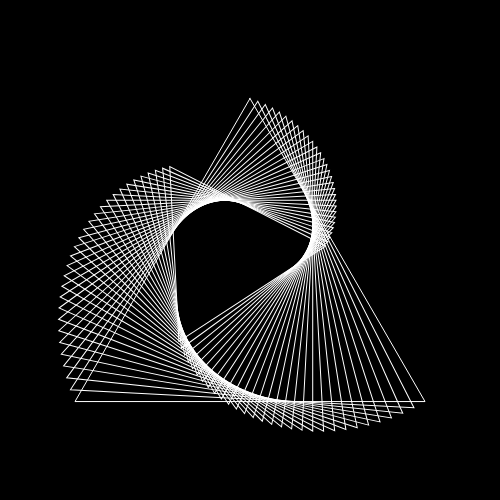
Frame 1 (no input)
Frame 60 (no input): identical to frame 1, image omitted
Frame 120 (the mouse pressed at the canvas centre since frame 60): identical to frame 1, image omitted

The p5.js sketch that drew this single still picture (run headless with seeded random() and noise() and a simulated clock; from frame 60 on, the mouse is pressed at the canvas centre):

// p5.js sketch
// ── sketch.js
let nb = 30; 
let rot = 3;
let dim = 350;
let f = 1.0;
let fmin = 0.5;
let sliderNb;
let sliderRot;
let sliderFmin;

function setup() {
  createCanvas(500, 500);
  rectMode(CENTER);
  angleMode(DEGREES);
  sliderNb = createSlider(2,50,nb,1);
  sliderRot = createSlider(1,90,rot);
  sliderFmin = createSlider(0.0,1.0,fmin,0.05);
}

function draw() {
  nb = sliderNb.value();
  rot = sliderRot.value();
  fmin = sliderFmin.value();
  background(0);
  translate(width/2,height/2);
  noFill();
  stroke(255);
  for (let i = 0; i < nb; i++) {
    f = map(i, 0, nb - 1, 1, fmin);
    drawIsoscelesTriangle(0, 0, f * dim);
    rotate(rot);
  }
}

function drawIsoscelesTriangle(x, y, size) {
  let height = size * sqrt(3) / 2;
  beginShape();
  vertex(x, y - height / 2);
  vertex(x - size / 2, y + height / 2);
  vertex(x + size / 2, y + height / 2);
  endShape(CLOSE);
}
